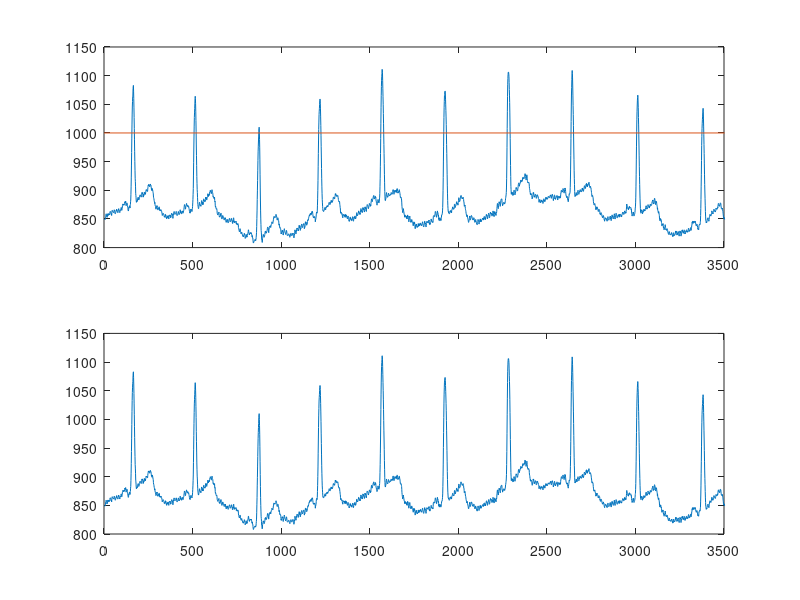

This chart was generated by the following MATLAB code:
clear all;
clc;
load Sample_1;
load Sample_2;
Threshold=1000;
Data=Orig_Sig;
figure(1);
subplot(2,1,1);
plot(Data);
xlim([0 3500]);
hold on;
plot([0,length(Data)],[Threshold,Threshold]);
hold off;
Data(Data<Threshold)-Threshold;
subplot(2,1,2);
plot(Data);
[n,m]=findpeaks(Data);
xlim([0 3500]);
x = 'you heart rate is below';
disp(x);

